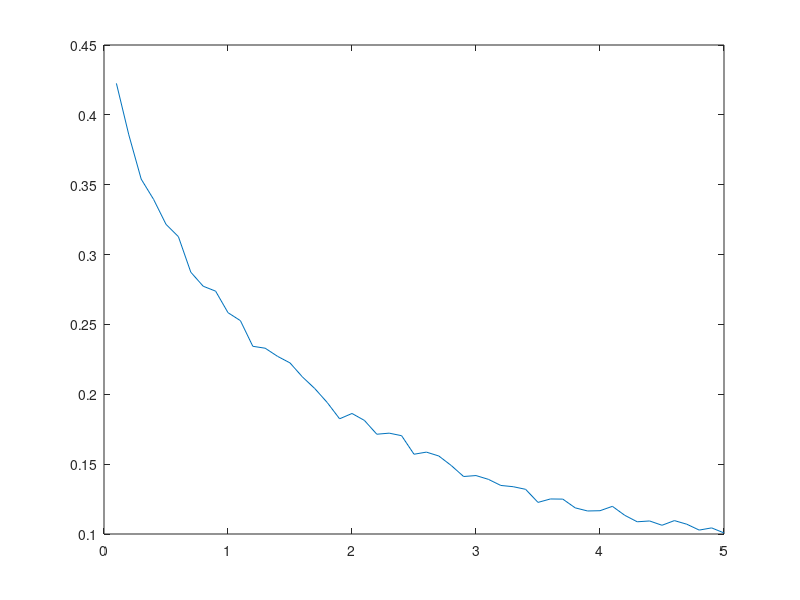

This figure's MATLAB source:
% number of dimensions
N = 20;
% max number of epochs
n_max = 100;
% number of times we re-generate the data end re-run the perceptron
nd = 100;


% alphas range
alphas = 0.1:0.1:5;

% array to store the value of alpha and the average generalization error 
gen_er = zeros(length(alphas),2);


% iterate over different alphas
for i=1:length(alphas)
    a = alphas(i);
    % number of samples
    P = ceil(a*N);
    
    % calculate the average error for the given setting
    errors = 0;
    

    for j=1:nd

        % run the minover algorithm

        % generate the dataset and the labels
        
        % generate random weights (or weights equal to 1), length = N
        %w_t = rand(1, N);
        w_t=ones(1, N);

        % generate the dataset
        data = randn([P N]);

        % define the labels with a teacher perceptron
        labels = sign(w_t*data');

        % initialize weights
        w = zeros(1, N);

        % for checking the convergence
        change = 0;

        % the lowest stability
        lowest = 100;


        for ep=1:100

            % determine the stability
            % we do not have to divide by w to find the minimum
            k = (w*data').*labels;
            [sorted, indices] = sort(k);
    
            % determine the lowest stability
            lowest_new = sorted(1);
    
            % determine the sample with minimal stability
            % and its label
            min = data(indices(1), :);
            min_label = labels(indices(1));
    
            % Hebbian update step
            w = w+min*min_label/N;  
    
            % check if the lowest stability has changed
            % and update it if needed
            if lowest_new<lowest
                lowest = lowest_new;
                change = 0;
            % if the lowest stability stays the same for P successive steps,
            % then we stop the training
            else
                change = change+1;
                if change>=P
                    break
                end
            end
        end

        error = 1/pi * acos((w*w_t')/(norm(w)*norm(w_t)));

        errors = errors+error;
    end
    % compute the generalization error for the given alpha
    errors = errors/nd;
    gen_er(i,1) = a;
    gen_er(i,2) = errors;     
end

plot(gen_er(:,1), gen_er(:, 2))

